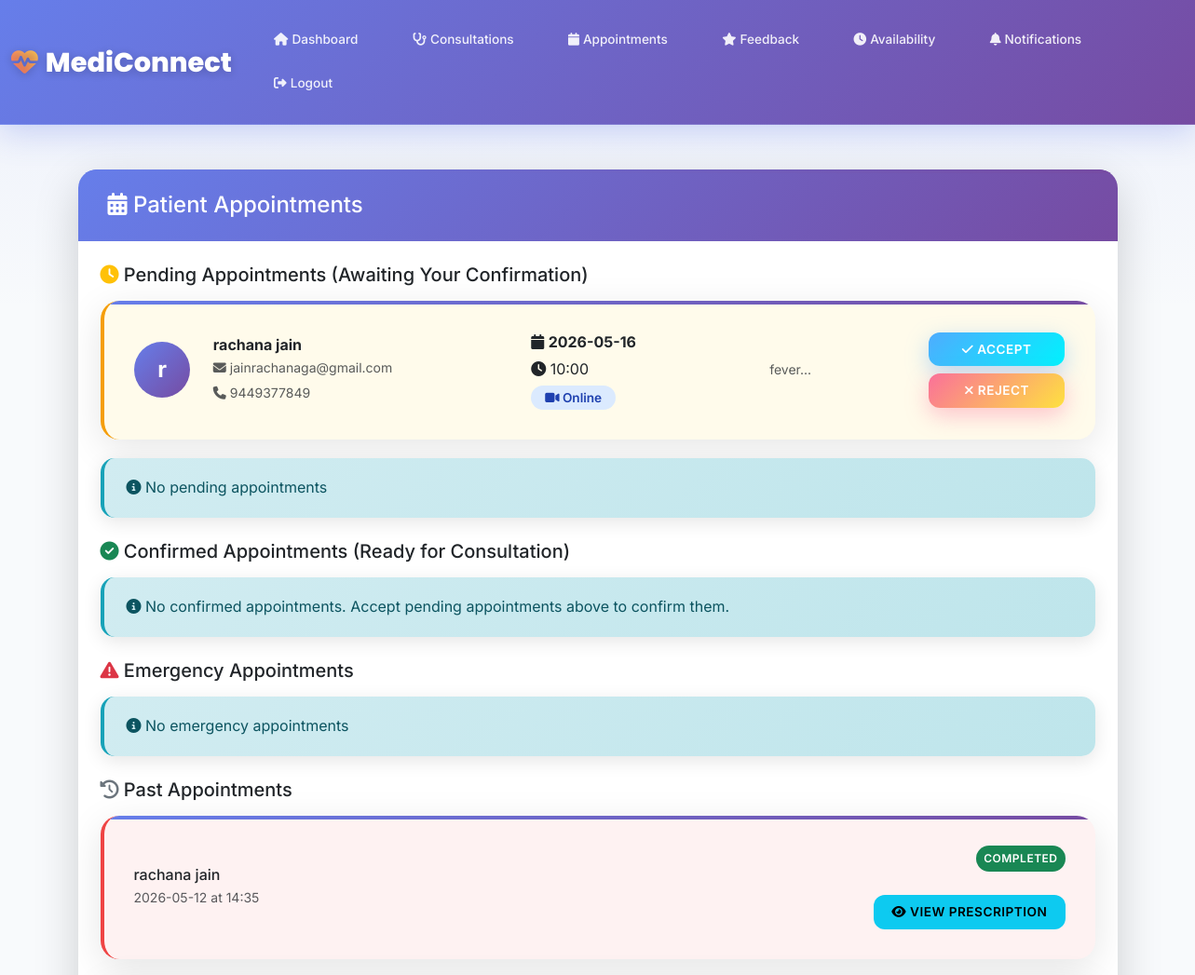
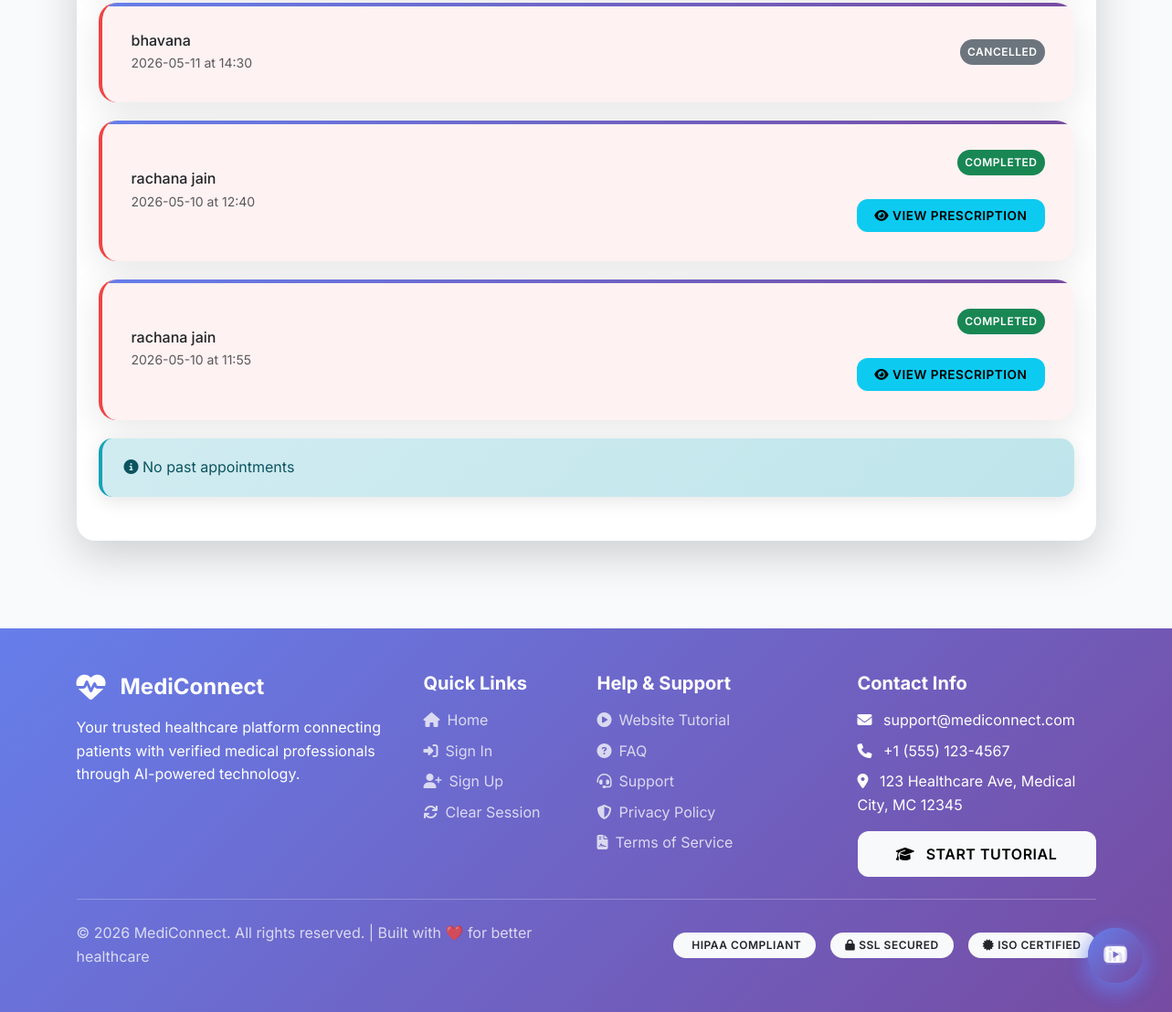
/doctor/appointments (signed in), run on the app's committed database (2 pictures, top to bottom).
### tables this page shows
CREATE TABLE "appointments" (
                id INTEGER PRIMARY KEY AUTOINCREMENT,
                patient_id INTEGER,
                doctor_id INTEGER,
                appointment_date DATE,
                appointment_time TIME,
                status TEXT DEFAULT 'scheduled',
                reason TEXT,
                notes TEXT,
                created_at TIMESTAMP DEFAULT CURRENT_TIMESTAMP, mode TEXT DEFAULT "online", symptoms TEXT, prescription TEXT, lab_tests TEXT, payment_status TEXT DEFAULT 'unpaid', payment_id INTEGER,
                FOREIGN KEY (patient_id) REFERENCES patients(id),
                FOREIGN KEY (doctor_id) REFERENCES doctors(id)
            );

CREATE TABLE users (
        id INTEGER PRIMARY KEY AUTOINCREMENT,
        name TEXT NOT NULL,
        email TEXT UNIQUE NOT NULL,
        password TEXT NOT NULL,
        role TEXT NOT NULL,
        phone TEXT,
        address TEXT,
        age INTEGER,
        gender TEXT,
        created_at TIMESTAMP DEFAULT CURRENT_TIMESTAMP
    , account_status VARCHAR(20) DEFAULT 'active');

### app.py (the view)
@app.route('/doctor/appointments')
@login_required
@role_required('doctor')
def doctor_appointments():
    conn = get_db()
    doctor = conn.execute('SELECT * FROM doctors WHERE user_id = ?', (session['user_id'],)).fetchone()
    appointments = conn.execute('''SELECT a.*, u.name as patient_name, u.email as patient_email, u.phone as patient_phone
                                  FROM appointments a
                                  JOIN patients p ON a.patient_id = p.id
                                  JOIN users u ON p.user_id = u.id
                                  WHERE a.doctor_id = ?
                                  ORDER BY a.appointment_date DESC, a.appointment_time DESC''',
                               (doctor['id'],)).fetchall()
    conn.close()
    return render_template('doctor_appointments.html', appointments=appointments)

### app.py (called while the page is built)
def get_db():
    conn = sqlite3.connect('medical.db')
    conn.row_factory = sqlite3.Row
    return conn

def login_required(f):
    @wraps(f)
    def decorated_function(*args, **kwargs):
        if 'user_id' not in session:
            flash('Please login first', 'warning')
            return redirect(url_for('signin_as'))
        if 'last_activity' in session:
            last_activity = datetime.fromisoformat(session['last_activity'])
            if datetime.now() - last_activity > timedelta(minutes=30):
                session.clear()
                flash('Session expired due to inactivity. Please login again.', 'warning')
                return redirect(url_for('signin_as'))
        session['last_activity'] = datetime.now().isoformat()
        session.permanent = True
        return f(*args, **kwargs)
    return decorated_function

def role_required(role):
    def decorator(f):
        @wraps(f)
        def decorated_function(*args, **kwargs):
            if 'role' not in session or session['role'] != role:
                flash('Access denied', 'danger')
                return redirect(url_for('signin_as'))
            return f(*args, **kwargs)
        return decorated_function
    return decorator

### templates/doctor_appointments.html (shortened to what this page needs)
{% extends "base_clean.html" %}
{% block content %}
<div class="row">
    <div class="col-12">
        <div class="card shadow-lg">
            <div class="card-header text-white" style="background: linear-gradient(135deg, #667eea 0%, #764ba2 100%);">
                <h4 class="mb-0"><i class="fas fa-calendar-alt"></i> Patient Appointments</h4>
            </div>
            <div class="card-body p-4">
                {% if appointments %}
                <div class="mb-4">
                    <h5 class="mb-3"><i class="fas fa-clock text-warning"></i> Pending Appointments (Awaiting Your Confirmation)</h5>
                    {% set pending_found = false %}
                    {% for appointment in appointments %}
                        {% if appointment.status == 'pending' or appointment.status == 'scheduled' %}
                            {% set pending_found = true %}
                            <div class="card appointment-card pending">
                                <div class="card-body">
                                    <div class="row align-items-center">
                                        <div class="col-md-1 text-center">
                                            <div class="patient-avatar mx-auto">
                                                {{ appointment.patient_name[0] }}
                                            </div>
                                        </div>
                                        <div class="col-md-4">
                                            <h6 class="mb-1 fw-bold">{{ appointment.patient_name }}</h6>
                                            <p class="mb-1 text-muted small">
                                                <i class="fas fa-envelope"></i> {{ appointment.patient_email }}
                                            </p>
                                            <p class="mb-0 text-muted small">
                                                <i class="fas fa-phone"></i> {{ appointment.patient_phone }}
                                            </p>
                                        </div>
                                        <div class="col-md-3">
                                            <p class="mb-1">
                                                <i class="fas fa-calendar"></i> <strong>{{ appointment.appointment_date }}</strong>
                                            </p>
                                            <p class="mb-1">
                                                <i class="fas fa-clock"></i> {{ appointment.appointment_time }}
                                            </p>
                                            <span class="mode-badge {% if appointment.mode == 'online' or appointment.mode == 'video' %}mode-online{% else %}mode-offline{% endif %}">
                                                <i class="fas fa-{% if appointment.mode == 'online' or appointment.mode == 'video' %}video{% else %}hospital{% endif %}"></i>
                                                {{ appointment.mode|capitalize if appointment.mode else 'In-Person' }}
                                            </span>
                                        </div>
                                        <div class="col-md-2">
                                            {% if appointment.symptoms %}
                                            <p class="mb-0 small">
                                                <strong>Symptoms:</strong><br>
                                                {{ appointment.symptoms[:50] }}...
                                            </p>
                                            {% else %}
                                            <p class="mb-0 text-muted small">{{ appointment.reason[:50] }}...</p>
                                            {% endif %}
                                        </div>
                                        <div class="col-md-2 text-end">
                                            <button class="btn btn-success btn-sm action-btn mb-2 w-100"
                                                    onclick="acceptAppointment({{ appointment.id }})">
                                                <i class="fas fa-check"></i> Accept
                                            </button>
                                            <button class="btn btn-danger btn-sm action-btn w-100"
                                                    onclick="rejectAppointment({{ appointment.id }})">
                                                <i class="fas fa-times"></i> Reject
                                            </button>
                                        </div>
                                    </div>
                                </div>
                            </div>
                        {% endif %}
                    {% endfor %}
                    {% if not pending_found %}
                    <div class="alert alert-info">
                        <i class="fas fa-info-circle"></i> No pending appointments
                    </div>
                    {% endif %}
                </div>
                <div class="mb-4">
                    <h5 class="mb-3"><i class="fas fa-check-circle text-success"></i> Confirmed Appointments (Ready for Consultation)</h5>
                    {% set confirmed_found = false %}
                    {% if not confirmed_found %}
                    <div class="alert alert-info">
                        <i class="fas fa-info-circle"></i> No confirmed appointments. Accept pending appointments above to confirm them.
                    </div>
                    {% endif %}
                </div>
                <div class="mb-4">
                    <h5 class="mb-3"><i class="fas fa-exclamation-triangle text-danger"></i> Emergency Appointments</h5>
                    {% set emergency_found = false %}
                    {% if not emergency_found %}
                    <div class="alert alert-info">
                        <i class="fas fa-info-circle"></i> No emergency appointments
                    </div>
                    {% endif %}
                </div>
                <div>
                    <h5 class="mb-3"><i class="fas fa-history text-secondary"></i> Past Appointments</h5>
                    {% set past_found = false %}
                    {% for appointment in appointments %}
                        {% if appointment.status == 'cancelled' or appointment.status == 'completed' %}
                            {% set past_found = true %}
                            <div class="card appointment-card cancelled">
                                <div class="card-body">
                                    <div class="row align-items-center">
                                        <div class="col-md-6">
                                            <h6 class="mb-1">{{ appointment.patient_name }}</h6>
                                            <p class="mb-0 text-muted small">
                                                {{ appointment.appointment_date }} at {{ appointment.appointment_time }}
                                            </p>
                                        </div>
                                        <div class="col-md-6 text-end">
                                            <span class="badge {% if appointment.status == 'completed' %}bg-success{% else %}bg-secondary{% endif %} p-2">
                                                {{ appointment.status|capitalize }}
                                            </span>
                                            {% if appointment.status == 'completed' and (appointment.prescription or appointment.lab_tests) %}
                                            <br><br>
                                            <a href="{{ url_for('add_prescription', appointment_id=appointment.id) }}"
                                               class="btn btn-info btn-sm">
                                                <i class="fas fa-eye"></i> View Prescription
                                            </a>
                                            {% endif %}
                                        </div>
                                    </div>
                                </div>
                            </div>
                        {% endif %}
                    {% endfor %}
                    {% if not past_found %}
                    <div class="alert alert-info">
                        <i class="fas fa-info-circle"></i> No past appointments
                    </div>
                    {% endif %}
                </div>
                {% else %}
                <div class="text-center py-5">
                    <i class="fas fa-calendar-times fa-4x text-muted mb-3"></i>
                    <h5>No appointments scheduled</h5>
                    <p class="text-muted">Patients will book appointments with you</p>
                </div>
                {% endif %}
            </div>
        </div>
    </div>
</div>
{% endblock %}

### templates/base_clean.html (style rules this page uses)
:root { --primary-gradient: linear-gradient(135deg, #667eea 0%, #764ba2 100%); --secondary-gradient: linear-gradient(135deg, #f093fb 0%, #f5576c 100%); --success-gradient: linear-gradient(135deg, #4facfe 0%, #00f2fe 100%); --warning-gradient: linear-gradient(135deg, #43e97b 0%, #38f9d7 100%); --danger-gradient: linear-gradient(135deg, #fa709a 0%, #fee140 100%); --dark-gradient: linear-gradient(135deg, #2c3e50 0%, #34495e 100%); --light-bg: #f8fafc; --card-shadow: 0 10px 40px rgba(0, 0, 0, 0.1); --card-shadow-hover: 0 20px 60px rgba(0, 0, 0, 0.15); --border-radius: 20px; --transition: all 0.4s cubic-bezier(0.4, 0, 0.2, 1); }
* { margin: 0; padding: 0; box-sizing: border-box; }
body { font-family: 'Inter', -apple-system, BlinkMacSystemFont, 'Segoe UI', sans-serif; background: var(--light-bg); color: #2d3748; line-height: 1.6; overflow-x: hidden; }
.card { border: none; border-radius: var(--border-radius); box-shadow: var(--card-shadow); transition: var(--transition); background: white; overflow: hidden; position: relative; }
.card::before { content: ''; position: absolute; top: 0; left: 0; right: 0; height: 4px; background: var(--primary-gradient); }
.card-header { background: var(--primary-gradient); color: white; border: none; padding: 1.5rem 2rem; font-weight: 600; font-size: 1.1rem; }
.card-body { padding: 2rem; }
.btn { border-radius: 12px; padding: 0.8rem 2rem; font-weight: 600; text-transform: uppercase; letter-spacing: 0.5px; transition: var(--transition); border: none; position: relative; overflow: hidden; }
.btn::before { content: ''; position: absolute; top: 50%; left: 50%; width: 0; height: 0; background: rgba(255, 255, 255, 0.3); border-radius: 50%; transform: translate(-50%, -50%); transition: width 0.6s, height 0.6s; }
.btn-success { background: var(--success-gradient); box-shadow: 0 8px 25px rgba(79, 172, 254, 0.4); }
.btn-danger { background: var(--danger-gradient); box-shadow: 0 8px 25px rgba(250, 112, 154, 0.4); }
.btn-sm { padding: 0.5rem 1.2rem; font-size: 0.85rem; }
.alert { border: none; border-radius: 15px; margin-bottom: 1.5rem; padding: 1.2rem 1.5rem; box-shadow: 0 5px 20px rgba(0, 0, 0, 0.1); border-left: 4px solid; }
.alert-info { background: linear-gradient(135deg, #d1ecf1 0%, #bee5eb 100%); border-left-color: #17a2b8; color: #0c5460; }
.card-body { position: relative !important; z-index: 1 !important; }
.badge { padding: 0.5rem 1rem; border-radius: 20px; font-weight: 600; text-transform: uppercase; letter-spacing: 0.5px; }
html { scroll-behavior: smooth; }
body { animation: pageFadeIn .35s ease; }
.alert-autodismiss { position: relative; overflow: hidden; }
.alert-autodismiss::after { content: ''; position: absolute; bottom: 0; left: 0; height: 3px; background: rgba(0,0,0,.15); animation: alertProgress 5s linear forwards; }
.card, .stat-card, .panel, .ac { transition: transform .22s ease, box-shadow .22s ease !important; }

### templates/doctor_appointments.html (style rules this page uses)
.appointment-card { border-left: 4px solid #667eea; transition: all 0.3s; margin-bottom: 20px; }
.appointment-card.pending { border-left-color: #f59e0b; background: #fffbeb; }
.appointment-card.cancelled { border-left-color: #ef4444; background: #fef2f2; }
.action-btn { transition: all 0.3s; }
.patient-avatar { width: 60px; height: 60px; border-radius: 50%; background: linear-gradient(135deg, #667eea 0%, #764ba2 100%); display: flex; align-items: center; justify-content: center; color: white; font-size: 1.5rem; font-weight: bold; }
.mode-badge { padding: 5px 15px; border-radius: 20px; font-size: 0.85rem; font-weight: 600; }
.mode-online { background: #dbeafe; color: #1e40af; }

### data on the page
appointments: name "r", patient_name "rachana jain", patient_email "jainrachanaga@gmail.com", patient_phone "9449377849", appointment_date "2026-05-16", appointment_time "10:00", mode "Online", reason "fever"
appointments: patient_name "rachana jain", appointment_date "2026-05-12", appointment_time "14:35", status "COMPLETED"
appointments: patient_name "bhavana", appointment_date "2026-05-11", appointment_time "14:30", status "CANCELLED"
appointments: patient_name "rachana jain", appointment_date "2026-05-10", appointment_time "12:40", status "COMPLETED"
appointments: patient_name "rachana jain", appointment_date "2026-05-10", appointment_time "11:55", status "COMPLETED"
